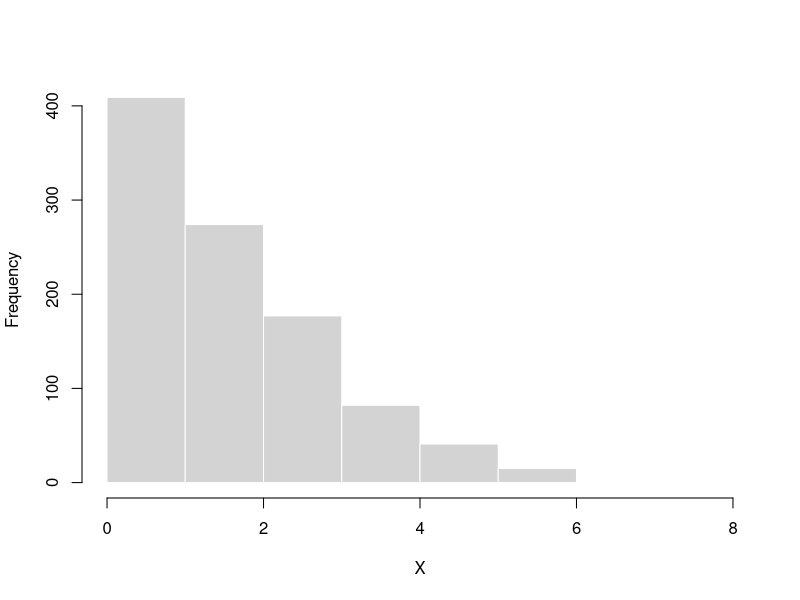
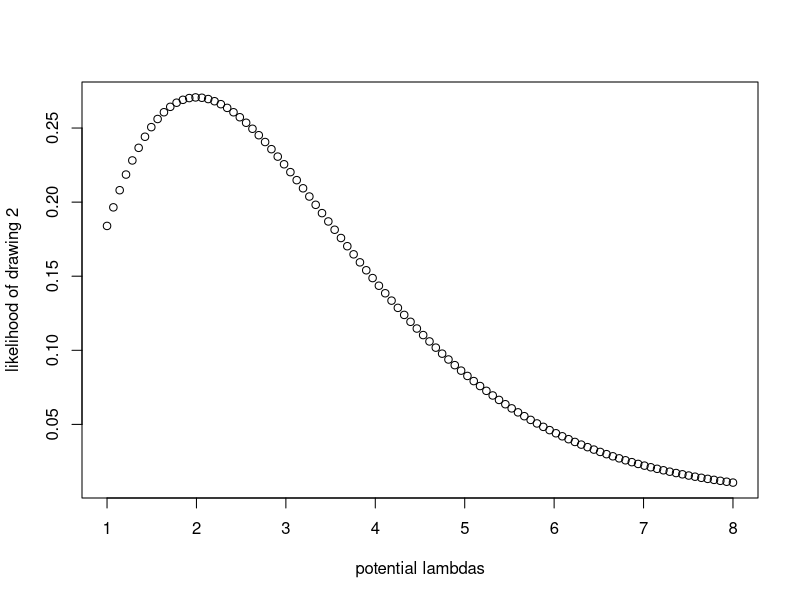
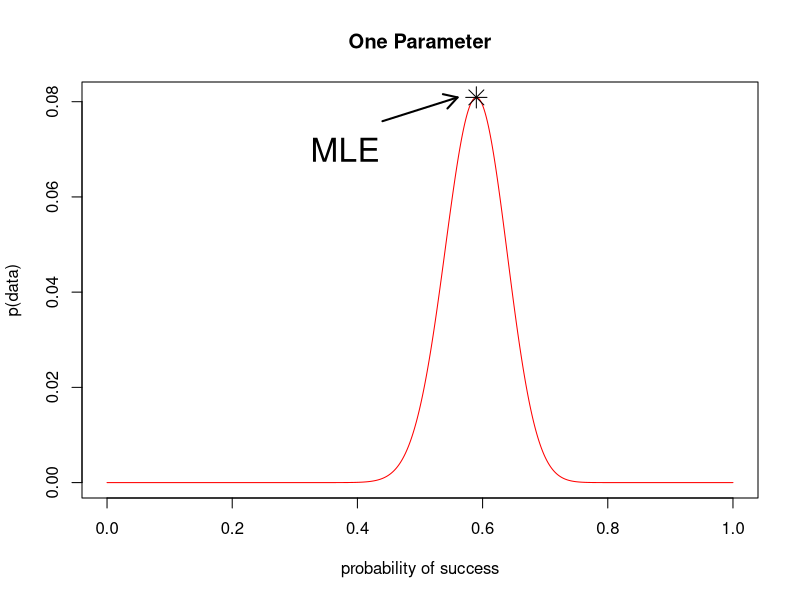
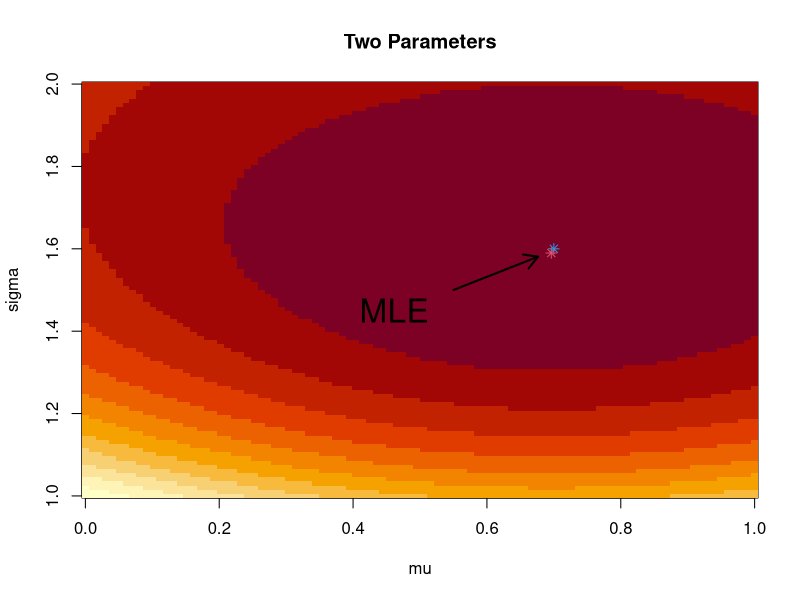

The R source for these figures, in order: (Note: this script raises an error after producing the figures.)
## ---- chunk 1
	set.seed(123)
	options(digits=5)
## ---- chunk 2
myprobs = rpois(n=1000, lambda=2)
hist(myprobs, breaks=10, border="white", xlab = "X", main="")
## ---- chunk 3

myLikelihoods = sapply(seq(1,8,length.out=100), function(l){
  dpois(2, lambda=l, log=F)})
plot(seq(1,8,length.out=100), myLikelihoods, xlab = "potential lambdas", ylab = "likelihood of drawing 2")

## ---- chunk 4
l.binom <- function(p,n.heads){
	binom.prob <- dbinom(x=n.heads,size=100,prob=p)
	return(binom.prob)
}
p <- seq(0,1,length.out=1e3)
n.heads <- rbinom(1,100,0.6)
mle <- optimize(f = l.binom,n.heads=n.heads,lower=0,upper=1,maximum=TRUE)
plot(p,dbinom(x=n.heads,size=100,p=p),
	xlab="probability of success",ylab="p(data)",type='n',
	"main"="One Parameter")
	lines(p,dbinom(x=n.heads,size=100,p=p),col="red")
	points(mle$maximum,mle$objective,pch=8,cex=2)
	arrows(x0 = mle$maximum - 0.15,
		   x1 = mle$maximum - 0.03,
		   y0=mle$objective-0.005,
		   y1=mle$objective,length=0.15,lwd=2)
	text(x=mle$maximum - 0.21,y=mle$objective-0.011,labels="MLE",cex=2)
## ---- chunk 5
data <- rnorm(5e3,mean=0.7,sd=1.6)
grid.steps <- 100
mu.seq <- seq(0,1,length.out=grid.steps)
sd.seq <- seq(1,2,length.out=grid.steps)
lnL <- matrix(NA,nrow=grid.steps,ncol=grid.steps)
	for(i in 1:grid.steps){
		for(j in 1:grid.steps){
			lnL[i,j] <- sum(dnorm(data,
								  mean=mu.seq[i],
								  sd=sd.seq[j],log=TRUE))
		}
	}
l.norm <- function(pars,x){
	norm.prob <- -sum(dnorm(x=x,mean=pars[1],sd=pars[2],log=TRUE))
	return(norm.prob)
}
mle.pars <- optim(par=list("mu"=1,"sigma"=1),fn=l.norm,x=data)$par
image(z=lnL,x=mu.seq,y=sd.seq,xlab="mu",ylab="sigma","main"="Two Parameters")
	points(0.7,1.6,pch=8,col=4)
	points(mle.pars[1],mle.pars[2],pch=8,col=2)
arrows(x0 = 0.55,
	   x1 = mle.pars[1] - 0.02,
	   y0 = 1.5,
	   y1 = mle.pars[2] - 0.009,
	   length=0.15,lwd=2)
text(x=0.461,y=1.45,labels="MLE",cex=2)
	
## ---- chunk 6
	knitr::include_graphics("figs/markov_chain.001.jpeg")
## ---- chunk 7
	knitr::include_graphics("figs/markov_chain.002.jpeg")
## ---- chunk 8
	knitr::include_graphics("figs/markov_chain.003.jpeg")
## ---- chunk 9
	knitr::include_graphics("figs/markov_chain.004.jpeg")
## ---- chunk 10
	knitr::include_graphics("figs/markov_chain.004.jpeg")
## ---- chunk 11
	knitr::include_graphics("figs/monopoly.jpg")
## ---- chunk 12
	knitr::include_graphics("figs/markov_monopoly.jpg")
## ---- chunk 13
make.circle <- function(centerX,centerY,radius,fineness){
	# recover()
	coords <- matrix(c(centerX,centerY),nrow=fineness,ncol=2,byrow=TRUE)
	angles <- seq(0,2*pi,length.out=fineness)
	for(i in 1:fineness){
		coords[i,] <- coords[i,] + radius * c(cos(angles[i]),sin(angles[i]))
	}
	return(coords)
}

plot(0,xlim=c(-0.3,2.3),ylim=c(-0.3,2.3),type='n',xlab="",ylab="",asp=1,bty='n')
	lines(make.circle(1,1,1,100),lwd=3)
	rect(0,0,2,2,lwd=1)
## ---- chunk 14
point.in.circle <- function(z,circle.center,radius){
	pic <- ifelse(sqrt(sum((z - circle.center)^2)) < radius,
					TRUE,
					FALSE)
	return(pic)
}

n.reps <- 1e5
x.range <- c(0,2)
y.range <- c(0,2)
Z <- cbind(runif(n.reps,x.range[1],x.range[2]),
		   runif(n.reps,x.range[1],x.range[2]))
pic <- apply(Z,1,function(z){point.in.circle(z,c(1,1),1)})

for(i in seq(0,n.reps,length.out=51)){
	plot(0,xlim=c(-0.3,2.3),ylim=c(-0.3,2.3),type='n',xlab="",ylab="",asp=1,bty='n',
			main=sprintf("Area = %s",round(4*sum(pic[1:i])/i,5)))
		lines(make.circle(1,1,1,100),lwd=3)
		rect(0,0,2,2,lwd=1)
	points(Z[1:i,,drop=FALSE],col=pic[1:i]+1,pch=20,cex=0.2)
}
## ---- chunk 15
n <- 1e2
plot(0,type='n',xlab="no. replicates",ylab="estimated circle area",xlim=c(0,1e3),ylim=c(2.5,4.1))
	lines(4*cumsum(pic[1:n])/c(1:n),lwd=2)
	abline(h=pi,col=2,lty=2)
## ---- chunk 16
n <- 5e2
plot(0,type='n',xlab="no. replicates",ylab="estimated circle area",xlim=c(0,1e3),ylim=c(2.5,4.1))
	lines(4*cumsum(pic[1:n])/c(1:n),lwd=2)
	abline(h=pi,col=2,lty=2)
## ---- chunk 17
n <- 1e3
plot(0,type='n',xlab="no. replicates",ylab="estimated circle area",xlim=c(0,n),ylim=c(2.5,4.1))
	lines(4*cumsum(pic[1:n])/c(1:n),lwd=2)
	abline(h=pi,col=2,lty=2)
## ---- chunk 18
n <- 1e4
plot(0,type='n',xlab="no. replicates",ylab="estimated circle area",xlim=c(0,n),ylim=c(2.5,4.1))
	lines(4*cumsum(pic[1:n])/c(1:n),lwd=2)
	abline(h=pi,col=2,lty=2)
## ---- chunk 19
n <- n.reps
plot(0,type='n',xlab="no. replicates",ylab="estimated circle area",xlim=c(0,n),ylim=c(2.5,4.1))
	lines(4*cumsum(pic[1:n])/c(1:n),lwd=2)
	abline(h=pi,col=2,lty=2)
## ---- chunk 20
set.seed(123)
## ---- chunk 21
# simulate data 
flips <- rbinom(n=1, size=10, prob=0.7)
## ---- chunk 22
# define a prior log probability function (we are coin novices)
ln.prior <- function(p){
	return(dunif(x=p, min=0, max=1, log=TRUE))
}
## ---- chunk 23
# define a log-likelihood function
ln.L <- function(flips,n,p){
	return(dbinom(x=flips, size=n, prob=p, log=TRUE))
}
## ---- chunk 24
# define a posterior probability function
ln.post <- function(flips,n,p){
	return(ln.L(flips,n,p) + ln.prior(p)) 
  ##note that we can add because it's logs
}
## ---- chunk 25
	plot(0,xlim=c(0,1),ylim=c(-15,0),type='n',ylab="posterior probability",xlab="values of p")	
## ---- chunk 26
	plot(0,xlim=c(0,1),ylim=c(-15,0),type='n',ylab="posterior probability",xlab="values of p")
		p <- 0.2
		points(p,ln.post(flips,10,p),pch=19,cex=2)
## ---- chunk 27
	plot(0,xlim=c(0,1),ylim=c(-15,0),type='n',ylab="posterior probability",xlab="values of p")
		p.prime <- p + rnorm(1,0,0.1)
		points(p,ln.post(flips,10,p),pch=19,cex=2)
		points(p.prime,ln.post(flips,10,p.prime),pch=1,cex=2)
		R <- exp(ln.post(flips,10,p.prime) - ln.post(flips,10,p))
		u <- runif(1)
## ---- chunk 28
	plot(0,xlim=c(0,1),ylim=c(-15,0),type='n',ylab="posterior probability",xlab="values of p")
		points(p,ln.post(flips,10,p),pch=19,cex=2)
		points(p.prime,ln.post(flips,10,p.prime),pch=1,cex=2)
		R <- exp(ln.post(flips,10,p.prime) - ln.post(flips,10,p))
		u <- runif(1)
## ---- chunk 29
	mcmc.title <- sprintf("R = %s, u ~ U(0,1) = %s\n %s",round(R,4),round(u,4),ifelse(R>u,"R > u,    p <- p'","R < u,    p <- p"))
	accept <- R > u
	plot(0,xlim=c(0,1),ylim=c(-15,0),type='n',ylab="posterior probability",xlab="values of p",
		main=mcmc.title)
		points(p,ln.post(flips,10,p),pch=19,cex=2)
		points(p.prime,ln.post(flips,10,p.prime),pch=1,cex=2)
## ---- chunk 30
	plot(0,xlim=c(0,1),ylim=c(-15,0),type='n',ylab="posterior probability",xlab="values of p",
		main=mcmc.title)
		if(!accept){
			points(p,ln.post(flips,10,p),pch=19,cex=2)
		} else {
			points(p.prime,ln.post(flips,10,p.prime),pch=19,cex=2)
		}
	p <- ifelse(accept,p.prime,p)
## ---- chunk 31
	plot(0,xlim=c(0,1),ylim=c(-15,0),type='n',ylab="posterior probability",xlab="values of p")
		p.prime <- p + rnorm(1,0,0.1)
		points(p,ln.post(flips,10,p),pch=19,cex=2)
		points(p.prime,ln.post(flips,10,p.prime),pch=1,cex=2)
		R <- exp(ln.post(flips,10,p.prime) - ln.post(flips,10,p))
		u <- runif(1)
## ---- chunk 32
	mcmc.title <- sprintf("R = %s, u ~ U(0,1) = %s\n %s",round(R,4),round(u,4),ifelse(R>u,"R > u,    p <- p'","R < u,    p <- p"))
	accept <- R > u
	plot(0,xlim=c(0,1),ylim=c(-15,0),type='n',ylab="posterior probability",xlab="values of p",
		main=mcmc.title)
		points(p,ln.post(flips,10,p),pch=19,cex=2)
		points(p.prime,ln.post(flips,10,p.prime),pch=1,cex=2)
## ---- chunk 33
	plot(0,xlim=c(0,1),ylim=c(-15,0),type='n',ylab="posterior probability",xlab="values of p",
		main=mcmc.title)
		if(!accept){
			points(p,ln.post(flips,10,p),pch=19,cex=2)
		} else {
			points(p.prime,ln.post(flips,10,p.prime),pch=19,cex=2)
		}
	p <- ifelse(accept,p.prime,p)
## ---- chunk 34
binom.mcmc <- function(n.iter,flips,n,ylim,viz=TRUE){
	p.samples <- rep(NA,n.iter)
	if(viz){
		par(mar=c(1,4,1,1))
		layout(matrix(c(rep(1,5),rep(2,20)),nrow=5,ncol=5,byrow=TRUE))
	}
	p <- runif(1)
	post <- ln.post(flips,n,p)
	for(i in 1:n.iter){
		p.prime <- p + rnorm(1,0,0.05)
		post.prime <- -Inf
		if(is.finite(ln.prior(p.prime))){
			post.prime <- ln.post(flips,n,p.prime)
		}
		if(exp(post.prime-post) > runif(1)){
			p <- p.prime
		}
		p.samples[i] <- p
		if(viz){
			plot(0,xlim=c(1,n.iter),ylim=c(0,1),type='n',ylab="values of p")
				lines(1:i,p.samples[1:i])
			plot(0,xlim=c(0,1),ylim=ylim,type='n',ylab="posterior probability",xlab="values of p")
				points(p.samples[1:i],ln.post(flips,n,p.samples[1:i]),pch=20,col=adjustcolor(1,0.5))
		}
	}
	return(p.samples)
}
## ---- chunk 35
	tmp <- binom.mcmc(n.iter = 50,flips = flips,n = 10, ylim = c(-15,0))
## ---- chunk 36
	tmp <- binom.mcmc(n.iter = 500,flips = flips,n = 10, ylim = c(-15,0))
## ---- chunk 37
	p.samples <- binom.mcmc(n.iter = 5000,flips = flips,n = 10, ylim = c(-15,0),viz=FALSE)
	par(mar=c(1,4,1,1))
	layout(matrix(c(rep(1,5),rep(2,20)),nrow=5,ncol=5,byrow=TRUE))
	plot(0,xlim=c(1,length(p.samples)),ylim=c(0,1),type='n',ylab="values of p")
		lines(p.samples)
	plot(0,xlim=c(0,1),ylim=c(-15,0),type='n',ylab="posterior probability",xlab="values of p")
		points(p.samples,ln.post(flips,10,p.samples),pch=20,col=adjustcolor(1,0.01))
## ---- chunk 38
	p.samples <- binom.mcmc(n.iter = 5e5,flips = flips,n = 10, ylim = c(-15,0),viz=FALSE)
	par(mar=c(1,4,1,1))
	layout(matrix(c(rep(1,5),rep(2,20)),nrow=5,ncol=5,byrow=TRUE))
	plot(0,xlim=c(1,length(p.samples)),ylim=c(0,1),type='n',ylab="values of p")
		lines(p.samples)
	plot(0,xlim=c(0,1),ylim=c(-15,0),type='n',ylab="posterior probability",xlab="values of p")
		points(p.samples,ln.post(flips,10,p.samples),pch=20,col=adjustcolor(1,0.005))
## ---- chunk 39
	hist(p.samples,
			xlab="parameter estimates",
			ylab="frequency",
			main="posterior distribution of p",breaks=1e3)
## ---- chunk 40
	hist(p.samples,
			xlab="parameter estimates",
			ylab="frequency",
			main="posterior distribution of p",breaks=1e3)
		abline(v=quantile(p.samples,c(0.025,0.975)),col="red",lwd=3)
			text(0.15+quantile(p.samples,c(0.025,0.975))[1],100,col=2,label="95% \ncredible interval")
		abline(v=mean(p.samples),col="blue",lwd=3)
			text(-0.05+mean(p.samples),550,col="blue",label="mean")
		abline(v=p.samples[which.max(ln.post(flips,10,p.samples))],col="green",lwd=3)
			text(0.05+p.samples[which.max(ln.post(flips,10,p.samples))],550,col="green",label="MAP")
